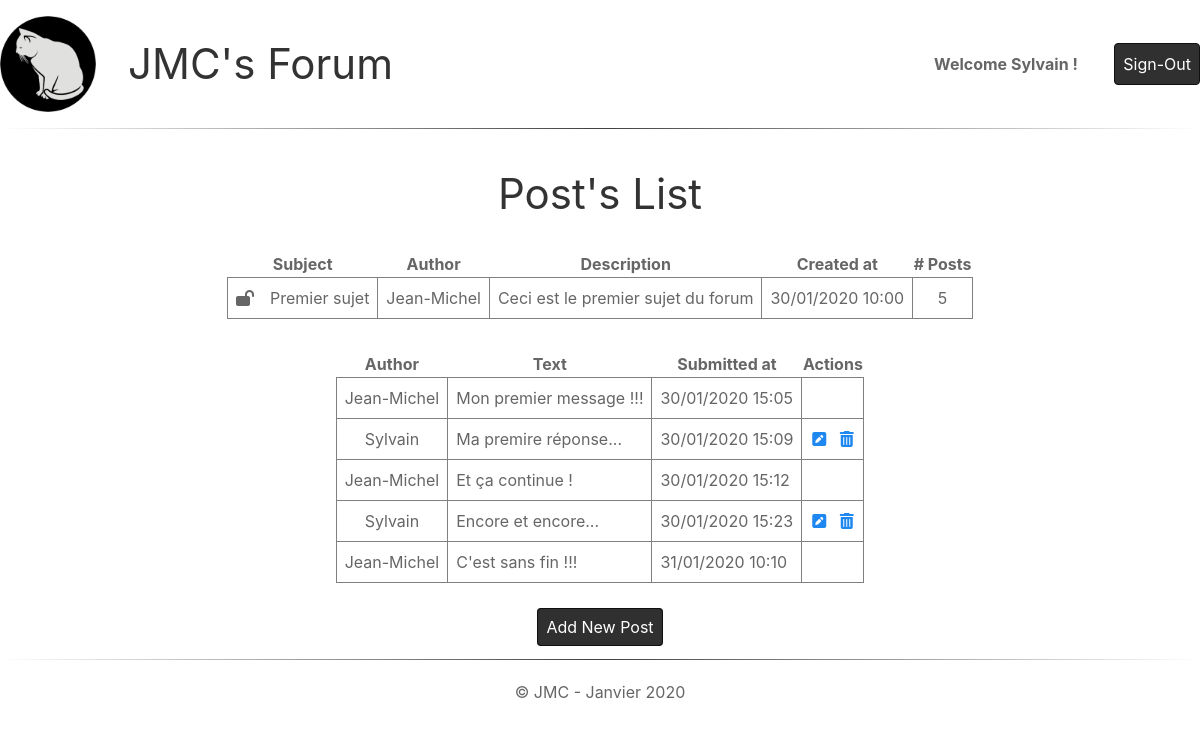
Page /index.php?ctrl=Post&action=list&id=1 (signed in) on the committed database.
### tables this page shows
CREATE TABLE IF NOT EXISTS `topic` (
  `id_topic` int(11) NOT NULL AUTO_INCREMENT,
  `title` varchar(255) NOT NULL,
  `description` text NOT NULL,
  `created_at` datetime NOT NULL DEFAULT CURRENT_TIMESTAMP,
  `id_user` int(11) NOT NULL,
  `is_closed` int(1) NOT NULL DEFAULT '0',
  PRIMARY KEY (`id_topic`),
  KEY `topic_user_FK` (`id_user`),
  CONSTRAINT `topic_user_FK` FOREIGN KEY (`id_user`) REFERENCES `user` (`id_user`)
);

CREATE TABLE IF NOT EXISTS `user` (
  `id_user` int(11) NOT NULL AUTO_INCREMENT,
  `passwd` varchar(255) NOT NULL DEFAULT '0',
  `registered_at` datetime NOT NULL DEFAULT CURRENT_TIMESTAMP,
  `last_visit` datetime NOT NULL DEFAULT CURRENT_TIMESTAMP,
  `firstname` varchar(32) DEFAULT NULL,
  `lastname` varchar(32) DEFAULT NULL,
  `mail` varchar(255) NOT NULL,
  `pseudo` varchar(32) NOT NULL,
  PRIMARY KEY (`id_user`),
  UNIQUE KEY `user_AK` (`pseudo`)
);

CREATE TABLE IF NOT EXISTS `post` (
  `id_post` int(11) NOT NULL AUTO_INCREMENT,
  `text` text NOT NULL,
  `submitted_at` datetime NOT NULL DEFAULT CURRENT_TIMESTAMP,
  `id_topic` int(11) NOT NULL,
  `id_user` int(11) NOT NULL,
  PRIMARY KEY (`id_post`),
  KEY `post_topic_FK` (`id_topic`),
  KEY `post_user_FK` (`id_user`),
  CONSTRAINT `post_topic_FK` FOREIGN KEY (`id_topic`) REFERENCES `topic` (`id_topic`),
  CONSTRAINT `post_user_FK` FOREIGN KEY (`id_user`) REFERENCES `user` (`id_user`)
);

### src/models/PostModel.class.php (called while the page is built, shortened)
<?php
    final class PostModel extends DBC {
        public function getTopic($tid) {
            $sql = "SELECT t.id_topic, t.title, t.description, t.created_at, t.is_closed, u.pseudo, COUNT(p.id_post) AS nb_posts FROM topic t
                    JOIN user u
                    ON t.id_user = u.id_user
                    AND t.id_topic = :tid
                    LEFT JOIN post p
                    ON t.id_topic = p.id_topic" ;
            $stmt = self::$_connexion->prepare($sql) ;
            $args = array("tid" => $tid);
            $stmt->execute($args) ;
            return ($stmt->fetch()) ;
        }
        public function getPostsList($tid) {
            $sql = "SELECT p.id_post, u.pseudo, p.text, p.submitted_at FROM post p, user u
                    WHERE p.id_user = u.id_user
                    AND p.id_topic = :tid
                    ORDER BY p.submitted_at ASC" ;
            $stmt = self::$_connexion->prepare($sql) ;
            $args = array("tid" => $tid);
            $stmt->execute($args) ;
            return ($stmt->fetchAll()) ;
        }
   }
?>

### src/controllers/PostController.class.php (called while the page is built, shortened)
<?php
    require_once MODEL_PATH."PostModel.class.php";
    final class PostController implements ControllerInterface {
        private $_post ;
        public function __construct(){
            $this->_post = new PostModel();
        }
        public function listAction($tid) {
            $_SESSION['topic'] = $this->_post->getTopic($tid) ;
            return array(
                "view" => 'viewPosts.php',
                "data" => $this->_post->getPostsList($tid)
            );
        }
    }
?>

### views/viewPosts.php (the view, shortened to what this page needs)
<?php
    if (isset($_SESSION['user']))
        $pseudo = $_SESSION['user']['pseudo'] ;
    else
        $pseudo = null ;
    if (isset($_SESSION['topic']))
        $topic = $_SESSION['topic'] ;
    else
        $topic = null ;
?>
<h1>Post's List</h1>
<div>
    <table>
        <thead>
            <tr>
                <th class="center" colspan="2">Subject</th>
                <th class="center">Author</th>
                <th class="center">Description</th>
                <th class="center">Created at</th>
                <th class="center"># Posts</th>
            </tr>
        </thead>
        <tbody>
            <tr>
                <td class="center nb-right"><i class="fas fa-<?=($topic['is_closed'] != '0') ? 'lock' : 'lock-open'?>"></i></td>
                <td class="center nb-left"><?=$topic['title']?></td>
                <td class="center"><?=ucwords($topic['pseudo'], "-_\t\r\n\f\v")?></td>
                <td class="left"><?=$topic['description']?></td>
                <td class="center"><?=date_format(new DateTime($topic['created_at']), "d/m/Y H:i")?></td>
                <td class="center"><?=$topic['nb_posts']?></td>
            </tr>
        </tbody>
    </table>
</div>
<?php
    $posts=$result['data'] ;
    if (is_array($posts) && (count($posts) > 0)) {
?>
    <div>
        <table>
            <thead>
                <tr>
                    <th class="center">Author</th>
                    <th class="center">Text</th>
                    <th class="center">Submitted at</th>
                    <th class="center">Actions</th>
                </tr>
            </thead>
            <tbody>
<?php
            foreach($posts as $post) {
?>
                <tr>
                    <td class="center"><?=ucwords($post['pseudo'], "-_\t\r\n\f\v")?></td>
                    <td class="left"><?=$post['text']?></td>
                    <td class="left"><?=date_format(new DateTime($post['submitted_at']), "d/m/Y H:i")?></td>
<?php
                if (($topic['is_closed'] == '0') && ($post['pseudo'] == $pseudo)) {
?>
                    <td class="center">
                        <a href="index.php?ctrl=Post&action=update&id=<?=$post['id_post']?>"><i class="fas fa-pen-square"></i></a>
                        <a href="index.php?ctrl=Post&action=delete&id=<?=$post['id_post']?>" class="del-post"><i class="fas fa-trash-alt"></i></a>
                    </td>
<?php
                } else {
?>
                    <td class="center">&nbsp;</td>
<?php
                }
?>
                </tr>
<?php
            }
?>
            </tbody>
        </table>
    </div>
<?php
    } else {
?>
        <p><strong>No posts yet !</strong></p>
<?php
    }
    if (isset($_SESSION['user']) && isset($_SESSION['topic']) && ($topic['is_closed'] == '0')) {
?>
        <a class="button" href="index.php?ctrl=Post&action=new&id=<?=$_SESSION['topic']['id_topic']?>">Add New Post</a>
<?php
    }
?>

### public/css/style.css (style rules this page uses)
* { box-sizing: border-box; }
.left { text-align: left; }
.center { text-align: center; }
.button { border: 1px solid #101010 ; background-color: #303030; color:white; border-radius: .25em; padding: .5em; text-align: center; text-decoration: none; }
body { max-width: 1200px; margin: auto; }
table { margin: 2em auto; border-collapse: collapse; }
table tr td { border: 1px solid #808080; padding: .5em; }
table td.nb-left { border-left: 0; }
table td.nb-right { border-right: 0; }

### rows in the picture
topic: title "Premier sujet", id_user.pseudo "Jean-Michel", description "Ceci est le premier sujet du forum", created_at "30/01/2020 10:00"
post: id_user.pseudo "Jean-Michel", text "Mon premier message !!!", submitted_at "30/01/2020 15:05"
post: id_user.pseudo "Sylvain", text "Ma premire réponse...", submitted_at "30/01/2020 15:09"
post: id_user.pseudo "Jean-Michel", text "Et ça continue !", submitted_at "30/01/2020 15:12"
post: id_user.pseudo "Sylvain", text "Encore et encore...", submitted_at "30/01/2020 15:23"
post: id_user.pseudo "Jean-Michel", text "C'est sans fin !!!", submitted_at "31/01/2020 10:10"

### other values in the picture
$_SESSION['user']['pseudo'] "Sylvain"
$topic['nb_posts'] "5"
